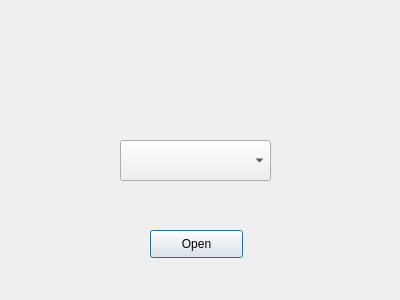
<?xml version="1.0" encoding="UTF-8"?>
<ui version="4.0">
 <class>ChooseTableWindow</class>
 <widget class="QDialog" name="ChooseTableWindow">
  <property name="geometry">
   <rect>
    <x>0</x>
    <y>0</y>
    <width>400</width>
    <height>300</height>
   </rect>
  </property>
  <property name="windowTitle">
   <string>Dialog</string>
  </property>
  <widget class="QComboBox" name="comboBox">
   <property name="geometry">
    <rect>
     <x>120</x>
     <y>140</y>
     <width>151</width>
     <height>41</height>
    </rect>
   </property>
  </widget>
  <widget class="QPushButton" name="openTableButton">
   <property name="geometry">
    <rect>
     <x>150</x>
     <y>230</y>
     <width>93</width>
     <height>28</height>
    </rect>
   </property>
   <property name="text">
    <string>Open</string>
   </property>
  </widget>
 </widget>
 <resources/>
 <connections/>
</ui>
